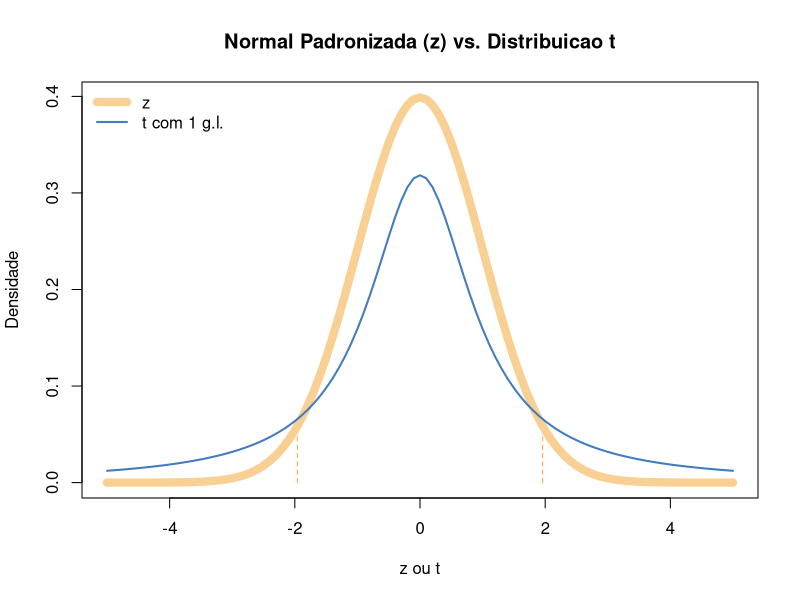
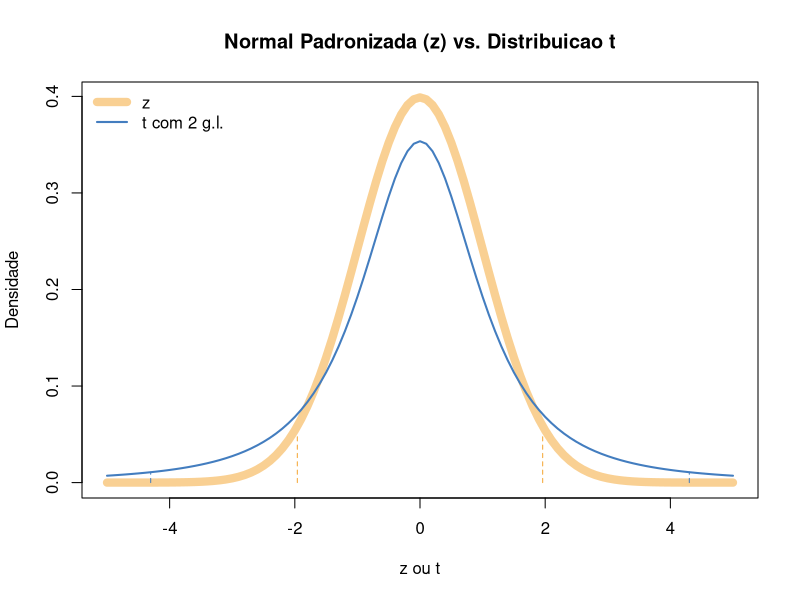
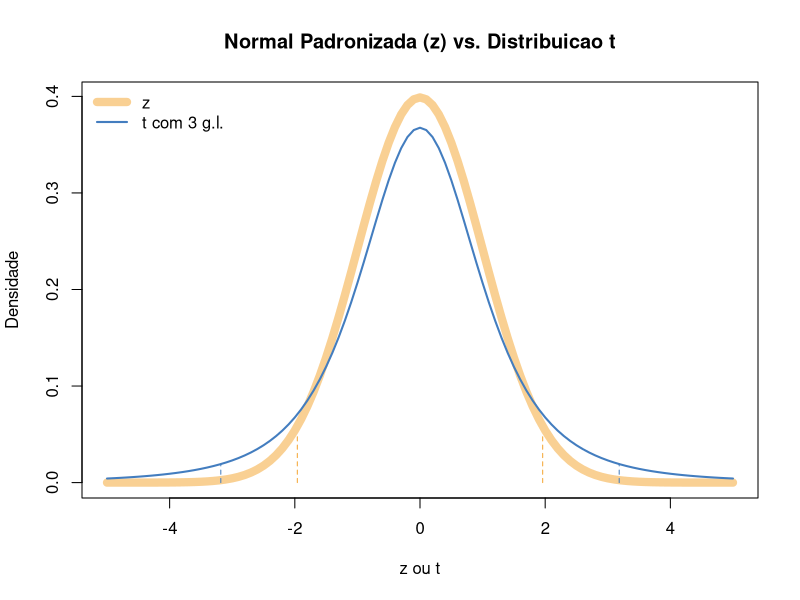
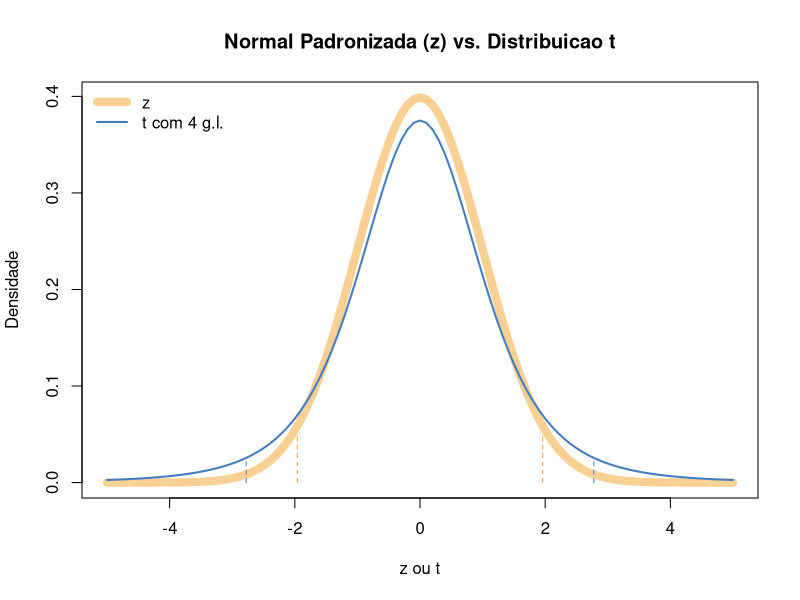
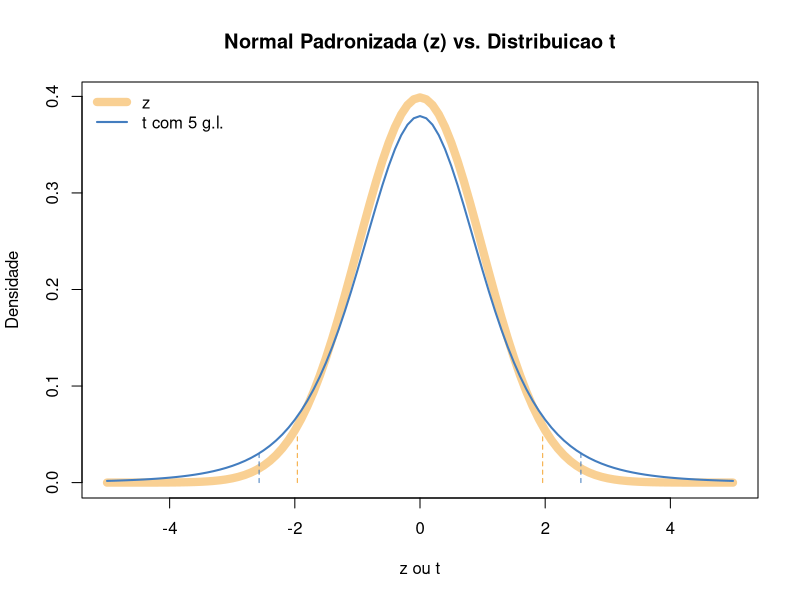
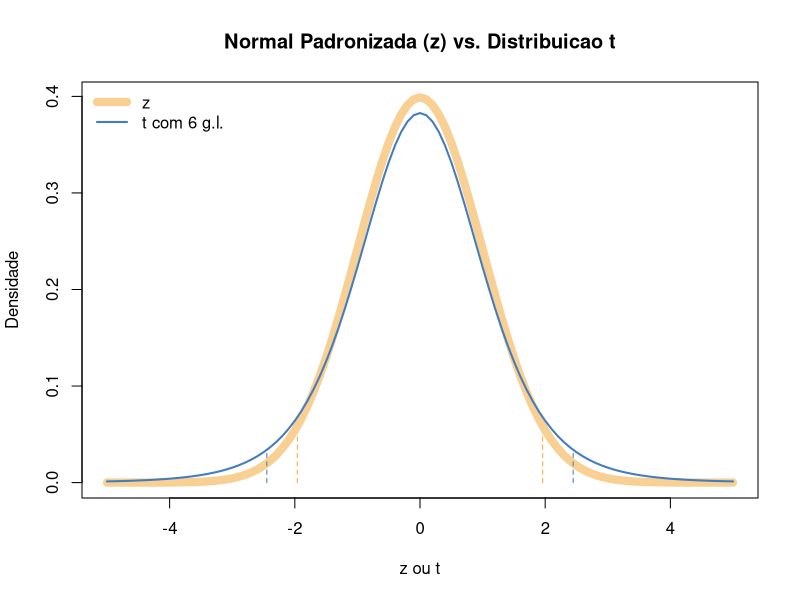
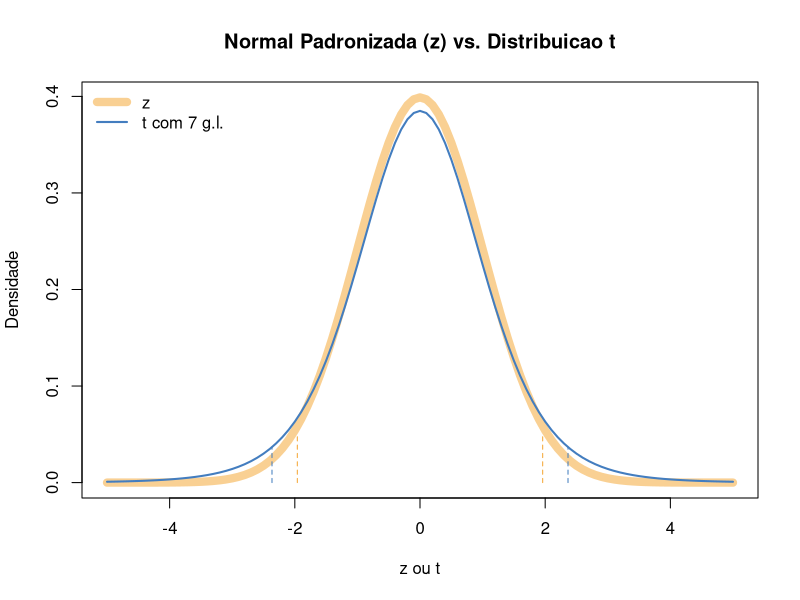
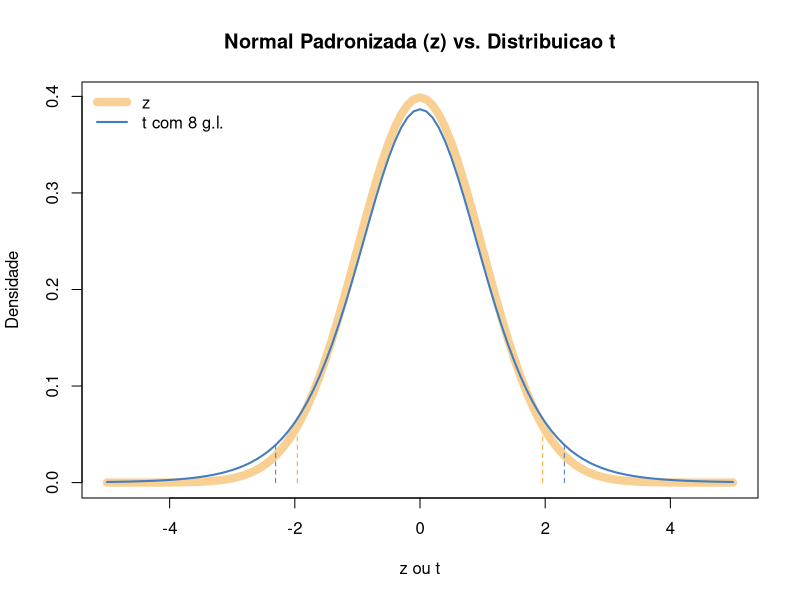

Recreate these plots in R, in order. (Note: a time limit stopped this script after it produced the figures.)
alfa <- 0.05
z <- c()
normal <- c()
range <- 5
h <- 0 # central
for (i in seq(from=-range, to=range, by=0.1))
{
  z <- c(z,i)
  normal <- c(normal,dnorm(i, mean=0, sd=1))
}
licz <- qnorm(alfa/2, mean=0, sd=1)
uicz <- qnorm(1-alfa/2, mean=0, sd=1)

d <- 1 # direcao
while (1)
{
  if (d==1)
  {
    print ("---------------------------------------------------------")
    print ("Mostra distribuicoes t em loop: interrompa quando quiser.")
    gl <- c(1:30, seq(from=35, to=100, by=5), seq(from=120, to=300, by=20))
    d <- 2
  } else
  {
    Sys.sleep(3)
    gl <- c(seq(from=300, to=120, by=-20), seq(from=100, to=35, by=-5), 30:1)
    d <- 1
  }
  for (v in gl)
  {
    plot(z,normal, main="Normal Padronizada (z) vs. Distribuicao t",
         xlab="z ou t", ylab="Densidade",
         col="#F4A73688",
         lwd=8,
         type = "l")
    lines(c(licz,licz),c(0,0.05),col="#F4A736",lwd=1,lty=2)
    lines(c(uicz,uicz),c(0,0.05),col="#F4A736",lwd=1,lty=2)
    t <- c()
    dist_t <- c()     
    for (i in seq(from=-range, to=range, by=0.1))
    {
      t <- c(t,i)
      dist_t <- c(dist_t,dt(i, df=v, ncp=0))
    }
    lines (t,dist_t,col="#437DBF",lwd=2)
    lict <- qt(alfa/2, df=v, ncp=h)
    uict <- qt(1-alfa/2, df=v, ncp=h)
    print (paste("g.l. = ",v,", t critico = ",uict," vs. z critico = ",uicz,sep=""))
    altura_tc <- dt(lict, df=v, ncp=h)
    lines(c(lict,lict),c(0,altura_tc),col="#437DBF",lwd=1,lty=2)
    lines(c(uict,uict),c(0,altura_tc),col="#437DBF",lwd=1,lty=2)
    legend("topleft", 
           c("z", paste("t com ",v," g.l.",sep="")), 
           col=c("#F4A73688","#437DBF"),
           lwd=c(8,2), 
           lty=1, 
           box.lwd=0, bg="transparent")  
    
    # pausa
    tempo <- 0.5
    if (v < 15) {tempo <- 1}
    Sys.sleep(tempo)
  }
}
